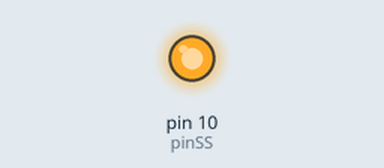
This sketch was run on a simulated Arduino Uno, built with avr-gcc and run on an emulated ATmega328P. On the bench: output pins drawn as LEDs (lit = HIGH).

Above: at 0.1 s.
Timing chart, 0 to 1.6 s (numbered marks = the images above):
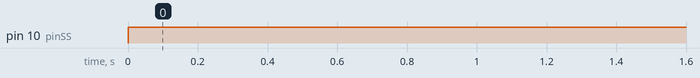

The sketch:

sketch_oct13e.ino
```cpp
#include <SPI.h>   // Master of SPI
const int pinSS = 10;      //Slave Select
void setup ()
{
  pinMode(pinSS, OUTPUT);
  digitalWrite(pinSS, HIGH);
  SPI.begin();
  Serial.begin(9600);
}
void loop ()
{
  int data;
  if (Serial.available())
  { data = Serial.read();
    digitalWrite(pinSS, LOW);
    SPI.transfer(data);
    digitalWrite(pinSS, HIGH);
  }
  else
  {
    digitalWrite(pinSS, LOW);
    data = SPI.transfer(NULL);
    digitalWrite(pinSS, HIGH);
    if (data != NULL)
      Serial.write(data);
  }
  delay(100);
}
```

Measured:
- by itself, pin 10 (pinSS): LOW → HIGH at 0.00 s
